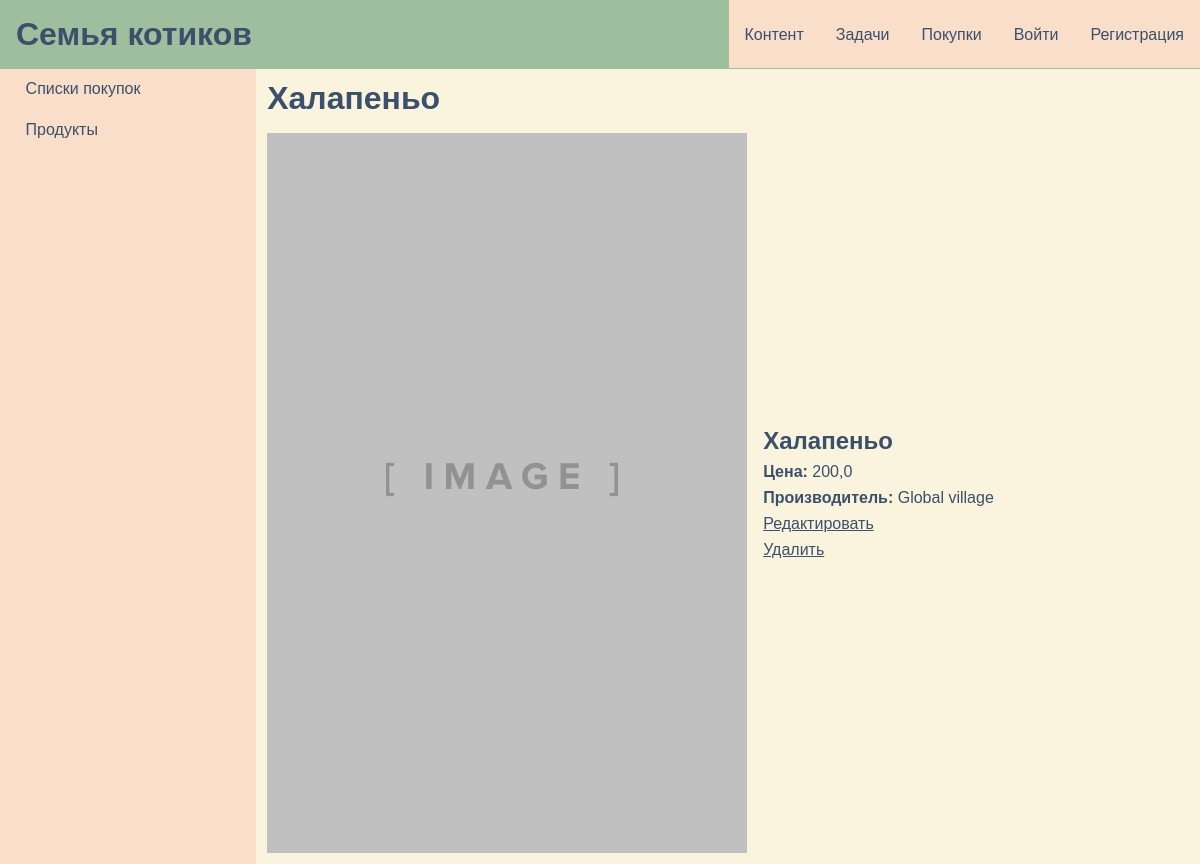
Page /buyapp/products/1 on the committed database.
### buyapp/models.py (models this page shows, shortened)
class Product(models.Model):
    name = models.CharField(max_length=100, verbose_name="Название")
    price = models.FloatField(null=True, blank=True, verbose_name="Цена")
    photo = models.ImageField(null=True, blank=True, upload_to="product/", verbose_name="Фото")
    manufacturer = models.CharField(null=True, blank=True, max_length=100, verbose_name="Производитель")
    def get_update_url(self):
        return reverse('buyapp:edit_product', kwargs={'pk': self.pk})
    def get_delete_url(self):
        return reverse('buyapp:delete_product', kwargs={'pk': self.pk})

### buyapp/views.py (the view)
# urls.py: path('products/<int:pk>', views.ProductDetailView.as_view(), name='product_detail'),
class ProductDetailView(DetailView):
    model = Product
    context_object_name = 'product'
    template_name = 'buyapp/product_detail.html'
    def get_context_data(self, **kwargs):
        context = super().get_context_data(**kwargs)
        context['title'] = self.object.name
        return context

### buyapp/templates/buyapp/product_detail.html
{% extends 'buyapp/buyapp_base.html' %}
{% block main_page %}
<h1>{{title}}</h1>
<div class="content_block detail_content_block">
    {% if product.photo %}
    <img src="{{product.photo.url}}">
    {% else %}
    <img src="/media/staticmedia/image-placeholder-vertical.jpg">
    {% endif %}
    <div class="content_block_text">
        <h2>{{product.name}}</h2>
        <p><b>Цена: </b>{{ product.price }}</p>
        <p><b>Производитель: </b>{{ product.manufacturer }}</p>
        <div class="content_edit_or_delete">
            <a href="{{product.get_update_url}}"><p>Редактировать</p></a>
            <a href="{{product.get_delete_url}}"><p>Удалить</p></a>
        </div>
    </div>
</div>
{% endblock %}

### content/static/content/css/main.css (style rules this page uses)
:root { --primary: #9DBF9E; --secondary: #D4A5A5; --accent: #F9DEC9; --neutral: #FAF3DD; --text: #3A506B; --warning: #E8AA8C; }
* { margin: 0; padding: 0; font-family: 'Arial', sans-serif; color: var(--text); }
html, body { height: 100%; }
html, body { display: flex; flex-direction: column; }

### content/static/content/css/content.css (style rules this page uses)
:root { --primary: #9DBF9E; --secondary: #D4A5A5; --accent: #F9DEC9; --neutral: #FAF3DD; --text: #3A506B; --warning: #E8AA8C; }
.content_block { display: flex; margin-top: 1rem; }
.detail_content_block img { width: 30rem; }
.content_block_text { padding: 1rem; align-content: center; }
.content_block_text p { margin-top: 0.5rem; }

### tasks/static/tasks/css/tasks.css (style rules this page uses)
:root { --primary: #9DBF9E; --secondary: #D4A5A5; --accent: #F9DEC9; --neutral: #FAF3DD; --text: #3A506B; --warning: #E8AA8C; }

### buyapp/static/buyapp/css/buyapp.css (style rules this page uses)
:root { --primary: #9DBF9E; --secondary: #D4A5A5; --accent: #F9DEC9; --neutral: #FAF3DD; --text: #3A506B; --warning: #E8AA8C; }

### rows in the picture
Product: name "Халапеньо", price "200,0", manufacturer "Global village"
